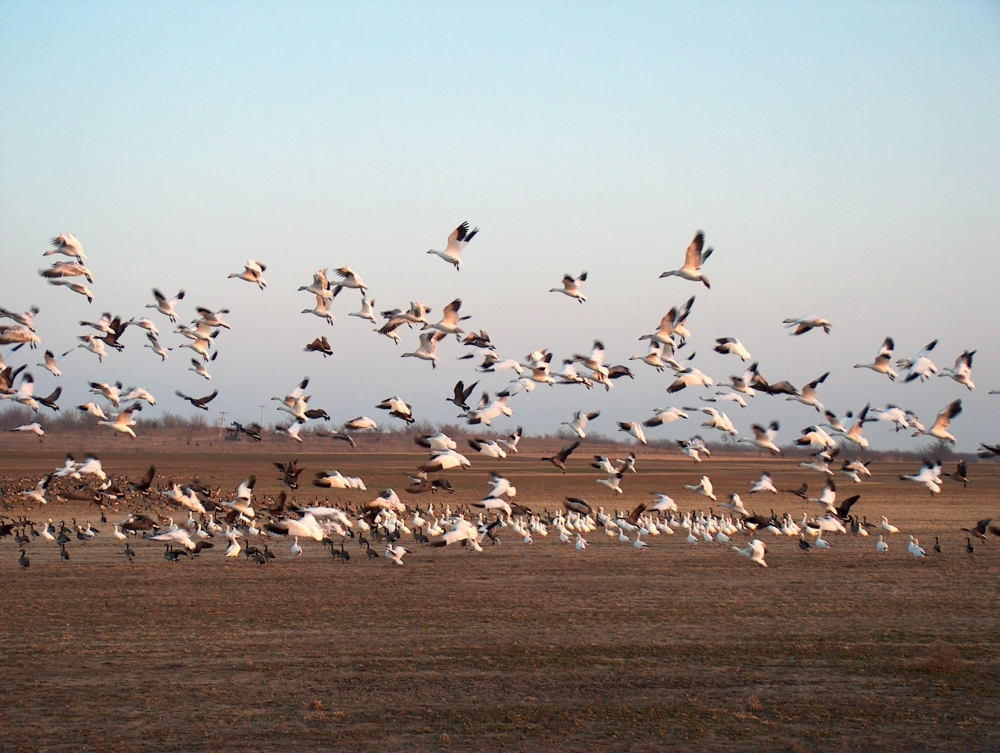
#> input picture A1/data/eagle.jpeg, 1000 x 753 px
$ jupyter execute --allow-errors part1.ipynb
#> lines starting #> are read from the running program, lines starting #| are printed output that depends on the picture
[cell 1]
import cv2
import pandas as pd
import numpy as np
import os
# function to read image
def read_image(filename : str)-> np.array:
    return cv2.imread(filename)

# converting image to grayscale image
def get_graycale(image:np.array):
    weights= [0.3, 0.51, 0.11]
    gray = np.dot(img[..., :3], weights)
    return np.round(gray).astype(np.int16)

img = read_image("data/cse-logo.png")
#> (the rest of this cell did not finish here and is left out)

[cell 2]
my_image = cv2.imread("data/eagle.jpeg", cv2.IMREAD_COLOR)
#> my_image is the input picture: shape (753, 1000, 3); mean B, G, R 147.1, 151.5, 157.2
my_image = np.dot(my_image[..., :3], [0.3, 0.59, 0.11])
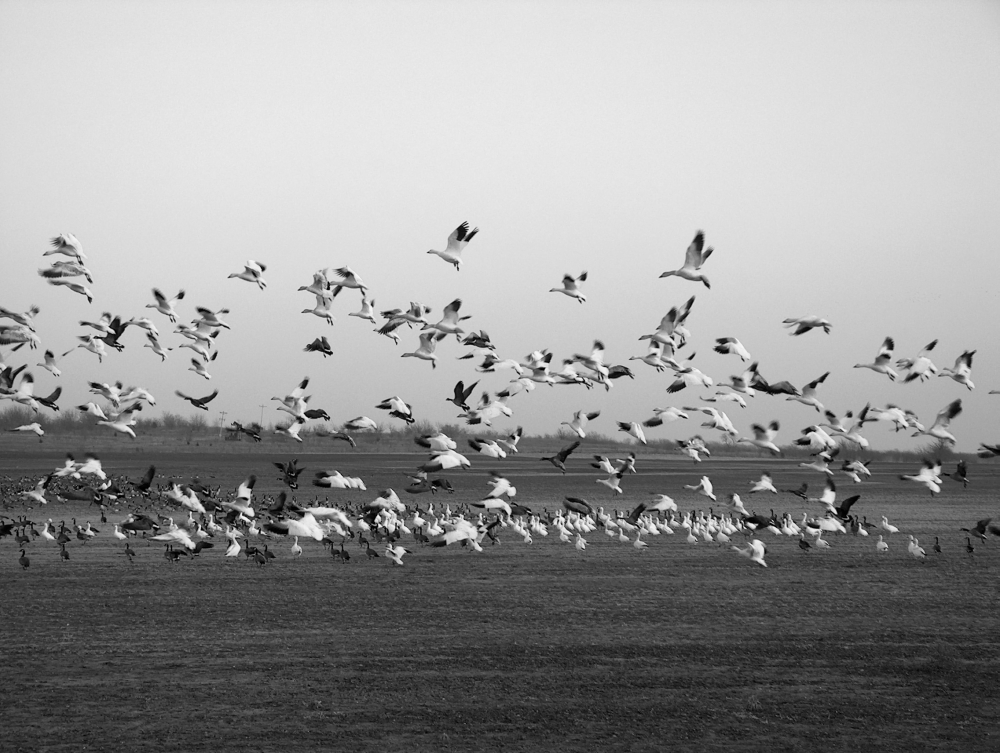
#> my_image: shape (753, 1000) float64; min 0.77, max 246.7, mean 150.8
my_image = np.round(my_image).astype(np.uint8)
M = max(my_image.shape[0],my_image.shape[1])
#> M = 1000
Scaling_factor = int(.25*M)
#> Scaling_factor = 250
Scaling_factor
#> Out = 250

#> (a cell that did not finish here is left out)

[cell 4]
# [6 lines left out: function calculate_histogram, not called in this run]
#> (the rest of this cell did not finish here and is left out)

[cell 5]
t=10
#> (the rest of this cell did not finish here and is left out)

[cell 6]
# cv2.imshow('Q1(a) sep background & foreground', image_a*255)
# cv2.waitKey(1500)
# cv2.destroyAllWindows()

[cell 7]
#************** Q1 B************
############################################
#Nearest neighbour interpolation
# [19 lines left out: functions get_rounded, Nearest_neighbour_interpolation, not called in this run]

#> (a cell that did not finish here is left out)

#> (a cell that did not finish here is left out)

[cell 10]
#******** bilinear interpolation**********

# [32 lines left out: function bilinear_interpolation, not called in this run]

#> (a cell that did not finish here is left out)

#> (a cell that did not finish here is left out)

#> (a cell that did not finish here is left out)

[cell 14]
cv2.imwrite("output_images/Q1/Q1_logo_paste_a.png",my_image,[cv2.IMWRITE_PNG_COMPRESSION, 0])
#> Out = True
